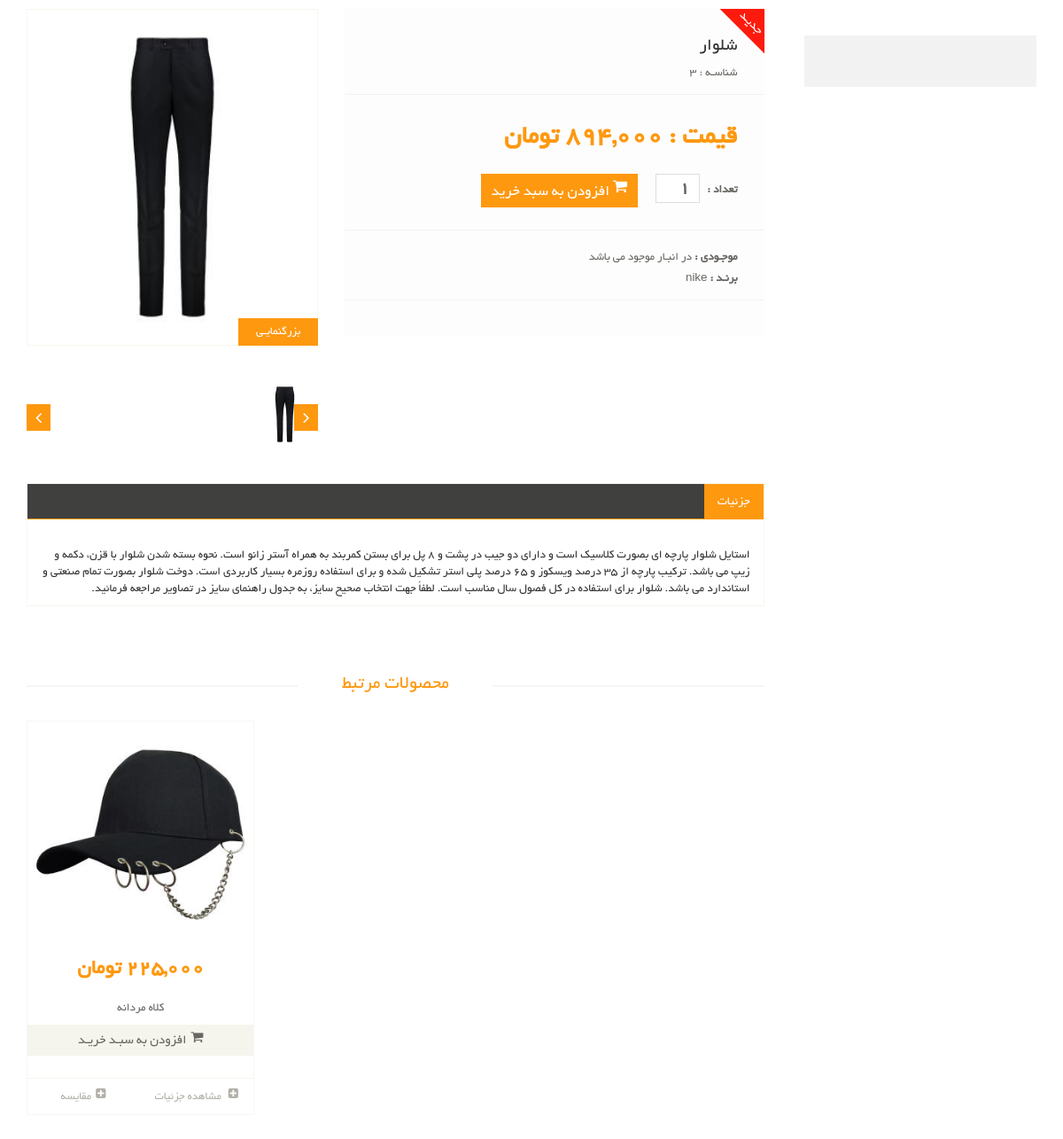
The app's page /products/so-tu with its own data.
### product_module/models.py (models this page shows, shortened)
class Product(models.Model):
    title = models.CharField(max_length=300, verbose_name='نام محصول')
    category = models.ManyToManyField(ProductCategory, related_name='product_categories', verbose_name='دسته بندی ها')
    image = models.ImageField(upload_to='images/products', null=True, blank=True, verbose_name='تصویر محصول')
    brand = models.ForeignKey(ProductBrand, on_delete=models.CASCADE, verbose_name='برند', null=True, blank=True)
    price = models.IntegerField(verbose_name='قیمت')
    short_description = models.CharField(max_length=360, db_index=True, null=True, verbose_name='توضیحات کوتاه')
    description = models.TextField(verbose_name='توضیحات اصلی', db_index=True)
    slug = models.SlugField(default="", null=False, db_index=True, blank=True, max_length=200, unique=True, verbose_name='عنوان در url')
    is_active = models.BooleanField(default=False, verbose_name='فعال / غیرفعال')
    is_delete = models.BooleanField(verbose_name='حذف شده / نشده')
    def get_absolute_url(self):
        return reverse('product-detail', args=[self.slug])
    class Meta:
        verbose_name = 'محصول'
        verbose_name_plural = 'محصولات'

class ProductBrand(models.Model):
    title = models.CharField(max_length=300, verbose_name='نام برند', db_index=True)
    url_title = models.CharField(max_length=300, verbose_name='نام در url', db_index=True)
    is_active = models.BooleanField(verbose_name='فعال / غیرفعال')
    class Meta:
        verbose_name = 'برند'
        verbose_name_plural = 'برند ها'

### product_module/views.py (the view)
# urls.py: path('<slug:slug>', views.ProductDetailView.as_view(), name='product-detail'),
class ProductDetailView(DetailView):
    template_name = 'product_module/product_detail.html'
    model = Product
    def get_context_data(self, **kwargs):
        context = super().get_context_data(**kwargs)
        loaded_product = self.object
        request = self.request
        favorite_product_id = request.session.get("product_favorites")
        context['is_favorite'] = favorite_product_id == str(loaded_product.id)
        context['banners'] = SiteBanner.objects.filter(is_active=True, position__iexact=SiteBanner.SiteBannerPositions.product_detail)
        galleries = list(ProductGallery.objects.filter(product_id=loaded_product.id).all())
        galleries.insert(0, loaded_product)
        context['product_galleries_group'] = group_list(galleries, 3)
        context['related_products'] = group_list(list(Product.objects.filter(brand_id=loaded_product.brand_id).exclude(pk=loaded_product.id).all()[:12]), 3)
        user_ip = get_client_ip(self.request)
        user_id = None
        if self.request.user.is_authenticated:
            user_id = self.request.user.id
        has_been_visited = ProductVisit.objects.filter(ip__iexact=user_ip, product_id=loaded_product.id).exists()
        if not has_been_visited:
            new_visit = ProductVisit(ip=user_ip, user_id=user_id, product_id=loaded_product.id)
            new_visit.save()
        return context

### polls/templatetags/poll_extras.py (called while the page is built)
@register.filter(name='three_digits_currency')
def three_digits_currency(value: int):
    return '{:,}'.format(value) + ' تومان'

### utils/convertors.py (called while the page is built)
def group_list(custom_list, size=4):
    grouped_list = []
    for i in range(0, len(custom_list), size):
        grouped_list.append(custom_list[i:i + size])
    return grouped_list

### utils/http_service.py (called while the page is built)
def get_client_ip(request: HttpRequest):
    x_forwarded_for = request.META.get('HTTP_X_FORWARDED_FOR')
    if x_forwarded_for:
        ip = x_forwarded_for.split(',')[0]
    else:
        ip = request.META.get('REMOTE_ADDR')
    return ip

### product_module/templates/product_module/product_detail.html (shortened to what this page needs)
{% extends 'shared/_layout.html' %}
{% load render_partial %}
{% load poll_extras %}
{% block header_references %}
    <link href="/static/lib/image-lightbox/css/lightbox.min.css" rel="stylesheet">
{% endblock %}
{% block content %}
<section>
        <div class="container">
            <div class="row">
                <div class="col-sm-9 padding-right">
                    <div class="product-details">
                        <div class="col-sm-5">
                            <div class="view-product">
                                {% if product.image %}
                                    <img src="{{ product.image.url }}" alt="" id="main_image">
                                {% else %}
                                    <img src="/static/images/product-details/1.jpg" alt="" id="main_image">
                                {% endif %}
                                <h3>
                                    <a style="color:white" id="show_large_image_modal" href="{{ product.image.url }}"
                                       data-lightbox="product-image">
                                        بزرگنمایـی
                                    </a>
                                </h3>
                            </div>
                            <div id="similar-product" class="carousel slide" data-ride="carousel">
                                <div class="carousel-inner">
                                    {% for group in product_galleries_group %}
                                        <div class="item {% if forloop.first %}active{% endif %}">
                                            {% for gallery in group %}
                                                <a onclick="showLargeImage('{{ gallery.image.url }}')">
                                                    <img src="{{ gallery.image.url }}" width="75" height="75" alt="">
                                                </a>
                                            {% endfor %}
                                        </div>
                                    {% endfor %}
                                </div>
                                <a class="right item-control" href="#similar-product" data-slide="next">
                                    <i class="fa fa-angle-right"></i>
                                </a>
                                <a class="left item-control" href="#similar-product" data-slide="prev">
                                    <i class="fa fa-angle-left"></i>
                                </a>
                            </div>
                        </div>
                        <div class="col-sm-7">
                            <div class="product-information">
                                <img src="/static/images/product-details/new.png" class="newarrival" alt="">
                                <div>
                                    <h2> {{product.title}}</h2>
                                    <p>شناسـه : {{product.id}}</p>
                                </div>
                                <div>
                                    <span>
                                        <span>قیمت : {{product.price | three_digits_currency }} </span>
                                    </span>
                                    <span>
                                        <label>تعداد :</label>
                                        <input type="number" min="1" value="1"
                                               class="search_box" id="product-count">
                                        <button onclick="addProductToOrder({{ product.id }})"
                                                class="btn btn-fefault cart">
                                            <i class="fa fa-shopping-cart"></i>
                                            افزودن به سبد خرید
                                        </button>
                                    </span>
                                </div>
                                <div>
                                    <p><b>موجـودی :</b> در انبـار موجود می باشد</p>
                                    {% if product.brand %}
                                        <p><b>برنـد :</b> {{product.brand.title}} </p>
                                    {% endif %}
                                </div>
                            </div>
                        </div>
                    </div>
                    <div class="category-tab shop-details-tab">
                        <div class="col-sm-12">
                            <ul class="nav nav-tabs">
                                <li class="active"><a href="#details" data-toggle="tab">جزئیات</a></li>
                            </ul>
                        </div>
                        <div class="tab-content">
                            <div class="tab-pane fade active in" id="details">
                                <div class="col-md-12">
                                    {{ product.description | safe }}
                                </div>
                            </div>
                        </div>
                    </div>
                    <div class="recommended_items">
                        <h2 class="title text-center">محصولات مرتبط</h2>
                        <div id="recommended-item-carousel" class="carousel slide" data-ride="carousel">
                            <div class="carousel-inner">
                                {% for group in related_products %}
                                <div class="item {% if forloop.first %}active{% endif %}">
                                    {% for product in group %}
                                        {% include 'includes/product_item_partial.html' with product=product col_size=4 %}
                                    {% endfor %}
                                </div>
                                {% endfor %}
                            </div>
                        </div>
                    </div>
                </div>
                <div class="col-sm-3">
                    <div class="left-sidebar">
                        <div class="shipping text-center">
                        <br>
                        <br>
                        </div>
                    </div>
                </div>
            </div>
        </div>
</section>
{% endblock %}

### product_module/templates/includes/product_item_partial.html (shortened to what this page needs)
{% load thumbnail %}
{% load poll_extras %}
<div class="col-sm-{{ col_size }}">
    <div class="product-image-wrapper">
        <div class="single-products">
            <div class="productinfo text-center">
                {% if product.image %}
                    {% thumbnail product.image "268x250" crop='center' qulity=90 as im %}
                        <img src="{{ im.url }}">
                    {% endthumbnail %}
                {% else %}
                    <img src="images/shop/product.jpg" alt="">
                {% endif %}
                <h2>{{product.price|three_digits_currency }} </h2>
                <p>{{product.title }}</p>
                <a href="#" class="btn btn-default add-to-cart"><i class="fa fa-shopping-cart"></i>افزودن به سبـد خریـد</a>
            </div>
            <div class="product-overlay">
                <div class="overlay-content">
                </div>
            </div>
        </div>
        <div class="choose">
            <ul class="nav nav-pills nav-justified">
                <li><a href="{{ product.get_absolute_url }}"><i class="fa fa-plus-square"></i> مشاهده جزئیات</a></li>
                <li><a href=""><i class="fa fa-plus-square"></i>مقایسه</a></li>
            </ul>
        </div>
    </div>
</div>

### static/css/custom.css (style rules this page uses)
ul { padding-right: 0; }

### records on screen
Product: image (picture), title "شلوار", id "3", price|three_digits_currency "894,000 تومان", brand "nike", description "استایل شلوار پارچه ای بصورت کلاسیک است و دارای دو جیب در پشت و 8 پل برای بستن کمربند به همراه آستر زانو است. نحوه بسته شدن شلوار با قزن، دکمه و زیپ می باشد. ترکیب پارچه از 35 درصد ویسکوز و 65 درصد پلی استر تشکیل شده و برای استفاده روزمره بسیار کاربردی است. دوخت شلوار بصورت تمام صنعتی و استاندارد می باشد. شلوار برای استفاده در کل فصول سال مناسب است. لطفاً جهت انتخاب صحیح سایز، به جدول راهنمای سایز در تصاویر مراجعه فرمائید."
Product: price|three_digits_currency "225,000 تومان", title "کلاه مردانه"
